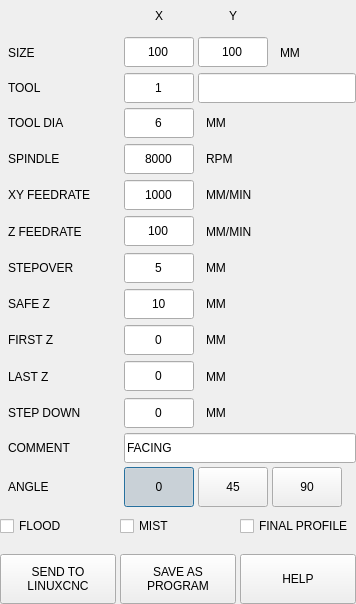
<?xml version="1.0" encoding="UTF-8"?>
<ui version="4.0">
 <class>dialog_facing</class>
 <widget class="QDialog" name="dialog_facing">
  <property name="geometry">
   <rect>
    <x>0</x>
    <y>0</y>
    <width>356</width>
    <height>604</height>
   </rect>
  </property>
  <property name="windowTitle">
   <string>FACING</string>
  </property>
  <layout class="QVBoxLayout" name="layout_facing">
   <property name="spacing">
    <number>4</number>
   </property>
   <property name="leftMargin">
    <number>0</number>
   </property>
   <property name="topMargin">
    <number>0</number>
   </property>
   <property name="rightMargin">
    <number>0</number>
   </property>
   <property name="bottomMargin">
    <number>0</number>
   </property>
   <item>
    <layout class="QHBoxLayout" name="horizontalLayout_4">
     <property name="topMargin">
      <number>0</number>
     </property>
     <item>
      <widget class="QLabel" name="spacer_2">
       <property name="minimumSize">
        <size>
         <width>120</width>
         <height>0</height>
        </size>
       </property>
       <property name="maximumSize">
        <size>
         <width>120</width>
         <height>16777215</height>
        </size>
       </property>
       <property name="text">
        <string/>
       </property>
      </widget>
     </item>
     <item>
      <widget class="QLabel" name="lbl_x">
       <property name="minimumSize">
        <size>
         <width>70</width>
         <height>24</height>
        </size>
       </property>
       <property name="maximumSize">
        <size>
         <width>70</width>
         <height>24</height>
        </size>
       </property>
       <property name="text">
        <string>X</string>
       </property>
       <property name="alignment">
        <set>Qt::AlignCenter</set>
       </property>
      </widget>
     </item>
     <item>
      <widget class="QLabel" name="lbl_y">
       <property name="minimumSize">
        <size>
         <width>70</width>
         <height>24</height>
        </size>
       </property>
       <property name="maximumSize">
        <size>
         <width>70</width>
         <height>24</height>
        </size>
       </property>
       <property name="text">
        <string>Y</string>
       </property>
       <property name="alignment">
        <set>Qt::AlignCenter</set>
       </property>
      </widget>
     </item>
     <item>
      <widget class="QLabel" name="lbl_blank">
       <property name="minimumSize">
        <size>
         <width>0</width>
         <height>0</height>
        </size>
       </property>
       <property name="maximumSize">
        <size>
         <width>16777215</width>
         <height>16777215</height>
        </size>
       </property>
       <property name="text">
        <string/>
       </property>
      </widget>
     </item>
    </layout>
   </item>
   <item>
    <layout class="QHBoxLayout" name="horizontalLayout_3">
     <property name="topMargin">
      <number>0</number>
     </property>
     <item>
      <widget class="QLabel" name="lbl_size">
       <property name="minimumSize">
        <size>
         <width>120</width>
         <height>0</height>
        </size>
       </property>
       <property name="maximumSize">
        <size>
         <width>120</width>
         <height>16777215</height>
        </size>
       </property>
       <property name="toolTip">
        <string>Start point of rectangle in relative workspace</string>
       </property>
       <property name="text">
        <string>SIZE</string>
       </property>
       <property name="indent">
        <number>8</number>
       </property>
      </widget>
     </item>
     <item>
      <widget class="QLineEdit" name="lineEdit_size_x">
       <property name="sizePolicy">
        <sizepolicy hsizetype="Preferred" vsizetype="Preferred">
         <horstretch>0</horstretch>
         <verstretch>0</verstretch>
        </sizepolicy>
       </property>
       <property name="minimumSize">
        <size>
         <width>70</width>
         <height>30</height>
        </size>
       </property>
       <property name="maximumSize">
        <size>
         <width>70</width>
         <height>30</height>
        </size>
       </property>
       <property name="focusPolicy">
        <enum>Qt::ClickFocus</enum>
       </property>
       <property name="text">
        <string>100</string>
       </property>
       <property name="maxLength">
        <number>8</number>
       </property>
       <property name="alignment">
        <set>Qt::AlignCenter</set>
       </property>
      </widget>
     </item>
     <item>
      <widget class="QLineEdit" name="lineEdit_size_y">
       <property name="sizePolicy">
        <sizepolicy hsizetype="Preferred" vsizetype="Preferred">
         <horstretch>0</horstretch>
         <verstretch>0</verstretch>
        </sizepolicy>
       </property>
       <property name="minimumSize">
        <size>
         <width>70</width>
         <height>30</height>
        </size>
       </property>
       <property name="maximumSize">
        <size>
         <width>70</width>
         <height>30</height>
        </size>
       </property>
       <property name="focusPolicy">
        <enum>Qt::ClickFocus</enum>
       </property>
       <property name="text">
        <string>100</string>
       </property>
       <property name="maxLength">
        <number>8</number>
       </property>
       <property name="alignment">
        <set>Qt::AlignCenter</set>
       </property>
      </widget>
     </item>
     <item>
      <widget class="QLabel" name="lbl_size_unit">
       <property name="minimumSize">
        <size>
         <width>0</width>
         <height>0</height>
        </size>
       </property>
       <property name="maximumSize">
        <size>
         <width>16777215</width>
         <height>16777215</height>
        </size>
       </property>
       <property name="text">
        <string>MM</string>
       </property>
       <property name="alignment">
        <set>Qt::AlignLeading|Qt::AlignLeft|Qt::AlignVCenter</set>
       </property>
       <property name="indent">
        <number>8</number>
       </property>
      </widget>
     </item>
    </layout>
   </item>
   <item>
    <layout class="QHBoxLayout" name="horizontalLayout_12">
     <property name="topMargin">
      <number>0</number>
     </property>
     <item>
      <widget class="QLabel" name="lbl_tool_no">
       <property name="minimumSize">
        <size>
         <width>120</width>
         <height>0</height>
        </size>
       </property>
       <property name="maximumSize">
        <size>
         <width>120</width>
         <height>16777215</height>
        </size>
       </property>
       <property name="text">
        <string>TOOL</string>
       </property>
       <property name="indent">
        <number>8</number>
       </property>
      </widget>
     </item>
     <item>
      <widget class="QLineEdit" name="lineEdit_tool">
       <property name="sizePolicy">
        <sizepolicy hsizetype="Preferred" vsizetype="Preferred">
         <horstretch>0</horstretch>
         <verstretch>0</verstretch>
        </sizepolicy>
       </property>
       <property name="minimumSize">
        <size>
         <width>70</width>
         <height>30</height>
        </size>
       </property>
       <property name="maximumSize">
        <size>
         <width>70</width>
         <height>30</height>
        </size>
       </property>
       <property name="focusPolicy">
        <enum>Qt::ClickFocus</enum>
       </property>
       <property name="toolTip">
        <string>Automatically filled in by LOAD TOOL button, or can be manually entered.</string>
       </property>
       <property name="text">
        <string>1</string>
       </property>
       <property name="maxLength">
        <number>3</number>
       </property>
       <property name="alignment">
        <set>Qt::AlignCenter</set>
       </property>
      </widget>
     </item>
     <item>
      <widget class="QLineEdit" name="lineEdit_tool_info">
       <property name="minimumSize">
        <size>
         <width>0</width>
         <height>30</height>
        </size>
       </property>
       <property name="maximumSize">
        <size>
         <width>16777215</width>
         <height>30</height>
        </size>
       </property>
       <property name="focusPolicy">
        <enum>Qt::NoFocus</enum>
       </property>
       <property name="readOnly">
        <bool>true</bool>
       </property>
      </widget>
     </item>
    </layout>
   </item>
   <item>
    <layout class="QHBoxLayout" name="horizontalLayout_7">
     <property name="topMargin">
      <number>0</number>
     </property>
     <item>
      <widget class="QLabel" name="lbl_diameter">
       <property name="minimumSize">
        <size>
         <width>120</width>
         <height>0</height>
        </size>
       </property>
       <property name="maximumSize">
        <size>
         <width>120</width>
         <height>16777215</height>
        </size>
       </property>
       <property name="toolTip">
        <string>Tool to use for facing</string>
       </property>
       <property name="text">
        <string>TOOL DIA</string>
       </property>
       <property name="alignment">
        <set>Qt::AlignLeading|Qt::AlignLeft|Qt::AlignVCenter</set>
       </property>
       <property name="indent">
        <number>8</number>
       </property>
      </widget>
     </item>
     <item>
      <widget class="QLineEdit" name="lineEdit_diameter">
       <property name="sizePolicy">
        <sizepolicy hsizetype="Preferred" vsizetype="Preferred">
         <horstretch>0</horstretch>
         <verstretch>0</verstretch>
        </sizepolicy>
       </property>
       <property name="minimumSize">
        <size>
         <width>70</width>
         <height>30</height>
        </size>
       </property>
       <property name="maximumSize">
        <size>
         <width>70</width>
         <height>30</height>
        </size>
       </property>
       <property name="focusPolicy">
        <enum>Qt::ClickFocus</enum>
       </property>
       <property name="toolTip">
        <string/>
       </property>
       <property name="text">
        <string>6</string>
       </property>
       <property name="maxLength">
        <number>6</number>
       </property>
       <property name="alignment">
        <set>Qt::AlignCenter</set>
       </property>
      </widget>
     </item>
     <item>
      <widget class="QLabel" name="lbl_diameter_unit">
       <property name="minimumSize">
        <size>
         <width>40</width>
         <height>0</height>
        </size>
       </property>
       <property name="maximumSize">
        <size>
         <width>16777215</width>
         <height>16777215</height>
        </size>
       </property>
       <property name="text">
        <string>MM</string>
       </property>
       <property name="alignment">
        <set>Qt::AlignLeading|Qt::AlignLeft|Qt::AlignVCenter</set>
       </property>
       <property name="indent">
        <number>8</number>
       </property>
      </widget>
     </item>
    </layout>
   </item>
   <item>
    <layout class="QHBoxLayout" name="horizontalLayout_18">
     <property name="topMargin">
      <number>0</number>
     </property>
     <item>
      <widget class="QLabel" name="lbl_spindle_rpm">
       <property name="minimumSize">
        <size>
         <width>120</width>
         <height>0</height>
        </size>
       </property>
       <property name="maximumSize">
        <size>
         <width>120</width>
         <height>16777215</height>
        </size>
       </property>
       <property name="text">
        <string>SPINDLE</string>
       </property>
       <property name="indent">
        <number>8</number>
       </property>
      </widget>
     </item>
     <item>
      <widget class="QLineEdit" name="lineEdit_spindle">
       <property name="sizePolicy">
        <sizepolicy hsizetype="Preferred" vsizetype="Preferred">
         <horstretch>0</horstretch>
         <verstretch>0</verstretch>
        </sizepolicy>
       </property>
       <property name="minimumSize">
        <size>
         <width>70</width>
         <height>30</height>
        </size>
       </property>
       <property name="maximumSize">
        <size>
         <width>70</width>
         <height>30</height>
        </size>
       </property>
       <property name="focusPolicy">
        <enum>Qt::ClickFocus</enum>
       </property>
       <property name="text">
        <string>8000</string>
       </property>
       <property name="maxLength">
        <number>5</number>
       </property>
       <property name="alignment">
        <set>Qt::AlignCenter</set>
       </property>
      </widget>
     </item>
     <item>
      <widget class="QLabel" name="lbl_rpm">
       <property name="text">
        <string>RPM</string>
       </property>
       <property name="indent">
        <number>8</number>
       </property>
      </widget>
     </item>
    </layout>
   </item>
   <item>
    <layout class="QHBoxLayout" name="horizontalLayout_6">
     <property name="topMargin">
      <number>0</number>
     </property>
     <item>
      <widget class="QLabel" name="lbl_feedrate">
       <property name="minimumSize">
        <size>
         <width>120</width>
         <height>0</height>
        </size>
       </property>
       <property name="maximumSize">
        <size>
         <width>120</width>
         <height>16777215</height>
        </size>
       </property>
       <property name="text">
        <string>XY FEEDRATE</string>
       </property>
       <property name="indent">
        <number>8</number>
       </property>
      </widget>
     </item>
     <item>
      <widget class="QLineEdit" name="lineEdit_xy_feedrate">
       <property name="sizePolicy">
        <sizepolicy hsizetype="Preferred" vsizetype="Preferred">
         <horstretch>0</horstretch>
         <verstretch>0</verstretch>
        </sizepolicy>
       </property>
       <property name="minimumSize">
        <size>
         <width>70</width>
         <height>30</height>
        </size>
       </property>
       <property name="maximumSize">
        <size>
         <width>70</width>
         <height>30</height>
        </size>
       </property>
       <property name="focusPolicy">
        <enum>Qt::ClickFocus</enum>
       </property>
       <property name="text">
        <string>1000</string>
       </property>
       <property name="maxLength">
        <number>6</number>
       </property>
       <property name="alignment">
        <set>Qt::AlignCenter</set>
       </property>
      </widget>
     </item>
     <item>
      <widget class="QLabel" name="lbl_feed_xy_unit">
       <property name="text">
        <string>MM/MIN</string>
       </property>
       <property name="indent">
        <number>8</number>
       </property>
      </widget>
     </item>
    </layout>
   </item>
   <item>
    <layout class="QHBoxLayout" name="horizontalLayout_16">
     <property name="topMargin">
      <number>0</number>
     </property>
     <item>
      <widget class="QLabel" name="label_3">
       <property name="minimumSize">
        <size>
         <width>120</width>
         <height>0</height>
        </size>
       </property>
       <property name="maximumSize">
        <size>
         <width>120</width>
         <height>16777215</height>
        </size>
       </property>
       <property name="text">
        <string>Z FEEDRATE</string>
       </property>
       <property name="alignment">
        <set>Qt::AlignLeading|Qt::AlignLeft|Qt::AlignVCenter</set>
       </property>
       <property name="indent">
        <number>8</number>
       </property>
      </widget>
     </item>
     <item>
      <widget class="QLineEdit" name="lineEdit_z_feedrate">
       <property name="sizePolicy">
        <sizepolicy hsizetype="Preferred" vsizetype="Preferred">
         <horstretch>0</horstretch>
         <verstretch>0</verstretch>
        </sizepolicy>
       </property>
       <property name="minimumSize">
        <size>
         <width>70</width>
         <height>30</height>
        </size>
       </property>
       <property name="maximumSize">
        <size>
         <width>70</width>
         <height>30</height>
        </size>
       </property>
       <property name="focusPolicy">
        <enum>Qt::ClickFocus</enum>
       </property>
       <property name="text">
        <string>100</string>
       </property>
       <property name="maxLength">
        <number>6</number>
       </property>
       <property name="alignment">
        <set>Qt::AlignCenter</set>
       </property>
      </widget>
     </item>
     <item>
      <widget class="QLabel" name="lbl_feed_z_unit">
       <property name="text">
        <string>MM/MIN</string>
       </property>
       <property name="alignment">
        <set>Qt::AlignLeading|Qt::AlignLeft|Qt::AlignVCenter</set>
       </property>
       <property name="indent">
        <number>8</number>
       </property>
      </widget>
     </item>
    </layout>
   </item>
   <item>
    <layout class="QHBoxLayout" name="horizontalLayout_8">
     <property name="topMargin">
      <number>0</number>
     </property>
     <item>
      <widget class="QLabel" name="lbl_stepover">
       <property name="minimumSize">
        <size>
         <width>120</width>
         <height>0</height>
        </size>
       </property>
       <property name="maximumSize">
        <size>
         <width>120</width>
         <height>16777215</height>
        </size>
       </property>
       <property name="text">
        <string>STEPOVER</string>
       </property>
       <property name="indent">
        <number>8</number>
       </property>
      </widget>
     </item>
     <item>
      <widget class="QLineEdit" name="lineEdit_stepover">
       <property name="sizePolicy">
        <sizepolicy hsizetype="Preferred" vsizetype="Preferred">
         <horstretch>0</horstretch>
         <verstretch>0</verstretch>
        </sizepolicy>
       </property>
       <property name="minimumSize">
        <size>
         <width>70</width>
         <height>30</height>
        </size>
       </property>
       <property name="maximumSize">
        <size>
         <width>70</width>
         <height>30</height>
        </size>
       </property>
       <property name="focusPolicy">
        <enum>Qt::ClickFocus</enum>
       </property>
       <property name="text">
        <string>5</string>
       </property>
       <property name="maxLength">
        <number>4</number>
       </property>
       <property name="alignment">
        <set>Qt::AlignCenter</set>
       </property>
      </widget>
     </item>
     <item>
      <widget class="QLabel" name="lbl_stepover_unit">
       <property name="text">
        <string>MM</string>
       </property>
       <property name="indent">
        <number>8</number>
       </property>
      </widget>
     </item>
    </layout>
   </item>
   <item>
    <layout class="QHBoxLayout" name="horizontalLayout_2">
     <property name="topMargin">
      <number>0</number>
     </property>
     <item>
      <widget class="QLabel" name="lbl_safe_z">
       <property name="minimumSize">
        <size>
         <width>120</width>
         <height>0</height>
        </size>
       </property>
       <property name="maximumSize">
        <size>
         <width>120</width>
         <height>16777215</height>
        </size>
       </property>
       <property name="text">
        <string>SAFE Z</string>
       </property>
       <property name="indent">
        <number>8</number>
       </property>
      </widget>
     </item>
     <item>
      <widget class="QLineEdit" name="lineEdit_safe_z">
       <property name="sizePolicy">
        <sizepolicy hsizetype="Preferred" vsizetype="Preferred">
         <horstretch>0</horstretch>
         <verstretch>0</verstretch>
        </sizepolicy>
       </property>
       <property name="minimumSize">
        <size>
         <width>70</width>
         <height>30</height>
        </size>
       </property>
       <property name="maximumSize">
        <size>
         <width>70</width>
         <height>30</height>
        </size>
       </property>
       <property name="focusPolicy">
        <enum>Qt::ClickFocus</enum>
       </property>
       <property name="text">
        <string>10</string>
       </property>
       <property name="maxLength">
        <number>10</number>
       </property>
       <property name="alignment">
        <set>Qt::AlignCenter</set>
       </property>
      </widget>
     </item>
     <item>
      <widget class="QLabel" name="lbl_safe_z_unit">
       <property name="sizePolicy">
        <sizepolicy hsizetype="Preferred" vsizetype="Preferred">
         <horstretch>0</horstretch>
         <verstretch>0</verstretch>
        </sizepolicy>
       </property>
       <property name="text">
        <string>MM</string>
       </property>
       <property name="indent">
        <number>8</number>
       </property>
      </widget>
     </item>
    </layout>
   </item>
   <item>
    <layout class="QHBoxLayout" name="horizontalLayout_10">
     <property name="topMargin">
      <number>0</number>
     </property>
     <item>
      <widget class="QLabel" name="lbl_first_z">
       <property name="minimumSize">
        <size>
         <width>120</width>
         <height>0</height>
        </size>
       </property>
       <property name="maximumSize">
        <size>
         <width>120</width>
         <height>16777215</height>
        </size>
       </property>
       <property name="text">
        <string>FIRST Z</string>
       </property>
       <property name="indent">
        <number>8</number>
       </property>
      </widget>
     </item>
     <item>
      <widget class="QLineEdit" name="lineEdit_start_z">
       <property name="sizePolicy">
        <sizepolicy hsizetype="Preferred" vsizetype="Preferred">
         <horstretch>0</horstretch>
         <verstretch>0</verstretch>
        </sizepolicy>
       </property>
       <property name="minimumSize">
        <size>
         <width>70</width>
         <height>30</height>
        </size>
       </property>
       <property name="maximumSize">
        <size>
         <width>70</width>
         <height>30</height>
        </size>
       </property>
       <property name="focusPolicy">
        <enum>Qt::ClickFocus</enum>
       </property>
       <property name="toolTip">
        <string>Z level of first facing operation</string>
       </property>
       <property name="text">
        <string>0</string>
       </property>
       <property name="maxLength">
        <number>8</number>
       </property>
       <property name="alignment">
        <set>Qt::AlignCenter</set>
       </property>
      </widget>
     </item>
     <item>
      <widget class="QLabel" name="lbl_first_unit">
       <property name="minimumSize">
        <size>
         <width>40</width>
         <height>0</height>
        </size>
       </property>
       <property name="maximumSize">
        <size>
         <width>16777215</width>
         <height>16777215</height>
        </size>
       </property>
       <property name="text">
        <string>MM</string>
       </property>
       <property name="alignment">
        <set>Qt::AlignLeading|Qt::AlignLeft|Qt::AlignVCenter</set>
       </property>
       <property name="indent">
        <number>8</number>
       </property>
      </widget>
     </item>
    </layout>
   </item>
   <item>
    <layout class="QHBoxLayout" name="horizontalLayout_17">
     <property name="topMargin">
      <number>0</number>
     </property>
     <item>
      <widget class="QLabel" name="lbl_last_z">
       <property name="minimumSize">
        <size>
         <width>120</width>
         <height>0</height>
        </size>
       </property>
       <property name="maximumSize">
        <size>
         <width>120</width>
         <height>16777215</height>
        </size>
       </property>
       <property name="text">
        <string>LAST Z</string>
       </property>
       <property name="alignment">
        <set>Qt::AlignLeading|Qt::AlignLeft|Qt::AlignVCenter</set>
       </property>
       <property name="indent">
        <number>8</number>
       </property>
      </widget>
     </item>
     <item>
      <widget class="QLineEdit" name="lineEdit_last_z">
       <property name="sizePolicy">
        <sizepolicy hsizetype="Preferred" vsizetype="Preferred">
         <horstretch>0</horstretch>
         <verstretch>0</verstretch>
        </sizepolicy>
       </property>
       <property name="minimumSize">
        <size>
         <width>70</width>
         <height>30</height>
        </size>
       </property>
       <property name="maximumSize">
        <size>
         <width>70</width>
         <height>30</height>
        </size>
       </property>
       <property name="focusPolicy">
        <enum>Qt::ClickFocus</enum>
       </property>
       <property name="toolTip">
        <string>Z level of final facing operation</string>
       </property>
       <property name="text">
        <string>0</string>
       </property>
       <property name="maxLength">
        <number>8</number>
       </property>
       <property name="alignment">
        <set>Qt::AlignCenter</set>
       </property>
      </widget>
     </item>
     <item>
      <widget class="QLabel" name="lbl_last_unit">
       <property name="text">
        <string>MM</string>
       </property>
       <property name="indent">
        <number>8</number>
       </property>
      </widget>
     </item>
    </layout>
   </item>
   <item>
    <layout class="QHBoxLayout" name="horizontalLayout_5">
     <property name="topMargin">
      <number>0</number>
     </property>
     <item>
      <widget class="QLabel" name="lbl_stepdown">
       <property name="minimumSize">
        <size>
         <width>120</width>
         <height>0</height>
        </size>
       </property>
       <property name="maximumSize">
        <size>
         <width>120</width>
         <height>16777215</height>
        </size>
       </property>
       <property name="text">
        <string>STEP DOWN</string>
       </property>
       <property name="indent">
        <number>8</number>
       </property>
      </widget>
     </item>
     <item>
      <widget class="QLineEdit" name="lineEdit_stepdown">
       <property name="sizePolicy">
        <sizepolicy hsizetype="Preferred" vsizetype="Preferred">
         <horstretch>0</horstretch>
         <verstretch>0</verstretch>
        </sizepolicy>
       </property>
       <property name="minimumSize">
        <size>
         <width>70</width>
         <height>30</height>
        </size>
       </property>
       <property name="maximumSize">
        <size>
         <width>70</width>
         <height>30</height>
        </size>
       </property>
       <property name="focusPolicy">
        <enum>Qt::ClickFocus</enum>
       </property>
       <property name="toolTip">
        <string>Step down value for subsequent facing operations</string>
       </property>
       <property name="text">
        <string>0</string>
       </property>
       <property name="maxLength">
        <number>8</number>
       </property>
       <property name="alignment">
        <set>Qt::AlignCenter</set>
       </property>
      </widget>
     </item>
     <item>
      <widget class="QLabel" name="lbl_stepdown_unit">
       <property name="minimumSize">
        <size>
         <width>40</width>
         <height>0</height>
        </size>
       </property>
       <property name="maximumSize">
        <size>
         <width>16777215</width>
         <height>16777215</height>
        </size>
       </property>
       <property name="text">
        <string>MM</string>
       </property>
       <property name="indent">
        <number>8</number>
       </property>
      </widget>
     </item>
    </layout>
   </item>
   <item>
    <layout class="QHBoxLayout" name="horizontalLayout_15">
     <property name="topMargin">
      <number>0</number>
     </property>
     <item>
      <widget class="QLabel" name="lbl_comment">
       <property name="minimumSize">
        <size>
         <width>120</width>
         <height>0</height>
        </size>
       </property>
       <property name="maximumSize">
        <size>
         <width>120</width>
         <height>16777215</height>
        </size>
       </property>
       <property name="toolTip">
        <string>Comment for gcode file</string>
       </property>
       <property name="text">
        <string>COMMENT</string>
       </property>
       <property name="indent">
        <number>8</number>
       </property>
      </widget>
     </item>
     <item>
      <widget class="QLineEdit" name="lineEdit_comment">
       <property name="sizePolicy">
        <sizepolicy hsizetype="Preferred" vsizetype="Preferred">
         <horstretch>0</horstretch>
         <verstretch>0</verstretch>
        </sizepolicy>
       </property>
       <property name="minimumSize">
        <size>
         <width>0</width>
         <height>30</height>
        </size>
       </property>
       <property name="maximumSize">
        <size>
         <width>16777215</width>
         <height>30</height>
        </size>
       </property>
       <property name="focusPolicy">
        <enum>Qt::ClickFocus</enum>
       </property>
       <property name="toolTip">
        <string/>
       </property>
       <property name="text">
        <string>FACING</string>
       </property>
       <property name="maxLength">
        <number>40</number>
       </property>
      </widget>
     </item>
    </layout>
   </item>
   <item>
    <layout class="QHBoxLayout" name="horizontalLayout_11">
     <property name="topMargin">
      <number>0</number>
     </property>
     <item>
      <widget class="QLabel" name="lbl_raster">
       <property name="minimumSize">
        <size>
         <width>120</width>
         <height>0</height>
        </size>
       </property>
       <property name="maximumSize">
        <size>
         <width>120</width>
         <height>16777215</height>
        </size>
       </property>
       <property name="toolTip">
        <string>Select raster angle</string>
       </property>
       <property name="text">
        <string>ANGLE</string>
       </property>
       <property name="indent">
        <number>8</number>
       </property>
      </widget>
     </item>
     <item>
      <widget class="QPushButton" name="rbtn_raster_0">
       <property name="sizePolicy">
        <sizepolicy hsizetype="Preferred" vsizetype="Preferred">
         <horstretch>0</horstretch>
         <verstretch>0</verstretch>
        </sizepolicy>
       </property>
       <property name="minimumSize">
        <size>
         <width>70</width>
         <height>40</height>
        </size>
       </property>
       <property name="maximumSize">
        <size>
         <width>70</width>
         <height>40</height>
        </size>
       </property>
       <property name="text">
        <string>0</string>
       </property>
       <property name="checkable">
        <bool>true</bool>
       </property>
       <property name="checked">
        <bool>true</bool>
       </property>
       <property name="autoExclusive">
        <bool>true</bool>
       </property>
      </widget>
     </item>
     <item>
      <widget class="QPushButton" name="rbtn_raster_45">
       <property name="sizePolicy">
        <sizepolicy hsizetype="Preferred" vsizetype="Preferred">
         <horstretch>0</horstretch>
         <verstretch>0</verstretch>
        </sizepolicy>
       </property>
       <property name="minimumSize">
        <size>
         <width>70</width>
         <height>40</height>
        </size>
       </property>
       <property name="maximumSize">
        <size>
         <width>70</width>
         <height>40</height>
        </size>
       </property>
       <property name="text">
        <string>45</string>
       </property>
       <property name="checkable">
        <bool>true</bool>
       </property>
       <property name="autoExclusive">
        <bool>true</bool>
       </property>
      </widget>
     </item>
     <item>
      <widget class="QPushButton" name="rbtn_raster_90">
       <property name="sizePolicy">
        <sizepolicy hsizetype="Preferred" vsizetype="Preferred">
         <horstretch>0</horstretch>
         <verstretch>0</verstretch>
        </sizepolicy>
       </property>
       <property name="minimumSize">
        <size>
         <width>70</width>
         <height>40</height>
        </size>
       </property>
       <property name="maximumSize">
        <size>
         <width>70</width>
         <height>40</height>
        </size>
       </property>
       <property name="text">
        <string>90</string>
       </property>
       <property name="checkable">
        <bool>true</bool>
       </property>
       <property name="autoExclusive">
        <bool>true</bool>
       </property>
      </widget>
     </item>
     <item>
      <spacer name="horizontalSpacer">
       <property name="orientation">
        <enum>Qt::Horizontal</enum>
       </property>
       <property name="sizeHint" stdset="0">
        <size>
         <width>40</width>
         <height>20</height>
        </size>
       </property>
      </spacer>
     </item>
    </layout>
   </item>
   <item>
    <layout class="QHBoxLayout" name="horizontalLayout_9">
     <property name="spacing">
      <number>4</number>
     </property>
     <property name="topMargin">
      <number>0</number>
     </property>
     <item>
      <widget class="QCheckBox" name="chk_flood">
       <property name="sizePolicy">
        <sizepolicy hsizetype="Preferred" vsizetype="Preferred">
         <horstretch>0</horstretch>
         <verstretch>0</verstretch>
        </sizepolicy>
       </property>
       <property name="minimumSize">
        <size>
         <width>0</width>
         <height>30</height>
        </size>
       </property>
       <property name="maximumSize">
        <size>
         <width>16777215</width>
         <height>30</height>
        </size>
       </property>
       <property name="text">
        <string>FLOOD</string>
       </property>
      </widget>
     </item>
     <item>
      <widget class="QCheckBox" name="chk_mist">
       <property name="sizePolicy">
        <sizepolicy hsizetype="Preferred" vsizetype="Preferred">
         <horstretch>0</horstretch>
         <verstretch>0</verstretch>
        </sizepolicy>
       </property>
       <property name="minimumSize">
        <size>
         <width>0</width>
         <height>30</height>
        </size>
       </property>
       <property name="maximumSize">
        <size>
         <width>16777215</width>
         <height>30</height>
        </size>
       </property>
       <property name="text">
        <string>MIST</string>
       </property>
      </widget>
     </item>
     <item>
      <widget class="QCheckBox" name="chk_profile">
       <property name="sizePolicy">
        <sizepolicy hsizetype="Preferred" vsizetype="Preferred">
         <horstretch>0</horstretch>
         <verstretch>0</verstretch>
        </sizepolicy>
       </property>
       <property name="minimumSize">
        <size>
         <width>0</width>
         <height>30</height>
        </size>
       </property>
       <property name="maximumSize">
        <size>
         <width>16777215</width>
         <height>30</height>
        </size>
       </property>
       <property name="toolTip">
        <string>Add final profile path after facing</string>
       </property>
       <property name="text">
        <string>FINAL PROFILE</string>
       </property>
      </widget>
     </item>
    </layout>
   </item>
   <item>
    <layout class="QHBoxLayout" name="horizontalLayout">
     <property name="spacing">
      <number>4</number>
     </property>
     <property name="topMargin">
      <number>9</number>
     </property>
     <item>
      <widget class="QPushButton" name="btn_send">
       <property name="sizePolicy">
        <sizepolicy hsizetype="Preferred" vsizetype="Preferred">
         <horstretch>0</horstretch>
         <verstretch>0</verstretch>
        </sizepolicy>
       </property>
       <property name="minimumSize">
        <size>
         <width>0</width>
         <height>50</height>
        </size>
       </property>
       <property name="maximumSize">
        <size>
         <width>16777215</width>
         <height>50</height>
        </size>
       </property>
       <property name="toolTip">
        <string>Create temporary file and load in linuxcnc</string>
       </property>
       <property name="text">
        <string>SEND TO
LINUXCNC</string>
       </property>
      </widget>
     </item>
     <item>
      <widget class="QPushButton" name="btn_save">
       <property name="sizePolicy">
        <sizepolicy hsizetype="Preferred" vsizetype="Preferred">
         <horstretch>0</horstretch>
         <verstretch>0</verstretch>
        </sizepolicy>
       </property>
       <property name="minimumSize">
        <size>
         <width>0</width>
         <height>50</height>
        </size>
       </property>
       <property name="maximumSize">
        <size>
         <width>16777215</width>
         <height>50</height>
        </size>
       </property>
       <property name="toolTip">
        <string>Create gcode and save to file</string>
       </property>
       <property name="text">
        <string>SAVE AS
PROGRAM</string>
       </property>
      </widget>
     </item>
     <item>
      <widget class="QPushButton" name="btn_help">
       <property name="sizePolicy">
        <sizepolicy hsizetype="Preferred" vsizetype="Preferred">
         <horstretch>0</horstretch>
         <verstretch>0</verstretch>
        </sizepolicy>
       </property>
       <property name="minimumSize">
        <size>
         <width>0</width>
         <height>50</height>
        </size>
       </property>
       <property name="maximumSize">
        <size>
         <width>16777215</width>
         <height>50</height>
        </size>
       </property>
       <property name="toolTip">
        <string>Opens a help dialog box</string>
       </property>
       <property name="text">
        <string>HELP</string>
       </property>
       <property name="checkable">
        <bool>false</bool>
       </property>
      </widget>
     </item>
    </layout>
   </item>
  </layout>
 </widget>
 <resources/>
 <connections/>
</ui>
